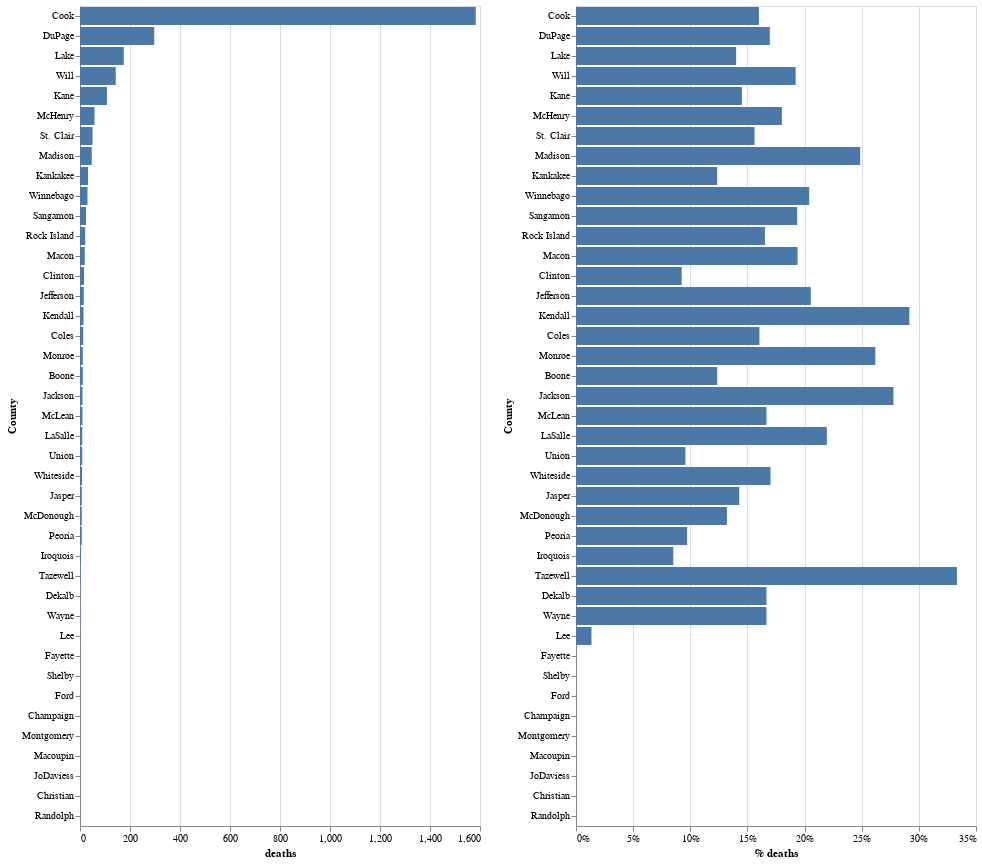

Notebook code cell kept with this figure:
### Code cell
import altair as alt
from vega_datasets import data
df1=df_county.sort_values(by=['deaths'], ascending=False).reset_index()
cols = ['Deaths Non LTC', 'LTC Deaths']
cols = ['LTC Deaths', 'Deaths Non LTC']


chart1 = alt.Chart(df_county.sort_values(by=['deaths'], ascending=False).reset_index()).mark_bar().encode(
    x='deaths:Q',
    y=alt.Y('County:O', sort='-x'),
    tooltip=['County', 'deaths', 'confirmed_cases', '% deaths']
)
chart2=chart1.encode(x=alt.X('% deaths', axis=alt.Axis(format='%')))
#chart2=chart1.encode(x=alt.X('% deaths'))


chart1 | chart2

### Figure 1 — Vega-Lite specification as saved in the notebook (floating-point values rounded to 4 significant figures)
{"config": {"view": {"continuousWidth": 400, "continuousHeight": 300}}, "hconcat": [{"mark": "bar", "encoding": {"tooltip": [{"type": "nominal", "field": "County"}, {"type": "quantitative", "field": "deaths"}, {"type": "quantitative", "field": "confirmed_cases"}, {"type": "quantitative", "field": "% deaths"}], "x": {"type": "quantitative", "field": "deaths"}, "y": {"type": "ordinal", "field": "County", "sort": "-x"}}}, {"mark": "bar", "encoding": {"tooltip": [{"type": "nominal", "field": "County"}, {"type": "quantitative", "field": "deaths"}, {"type": "quantitative", "field": "confirmed_cases"}, {"type": "quantitative", "field": "% deaths"}], "x": {"type": "quantitative", "axis": {"format": "%"}, "field": "% deaths"}, "y": {"type": "ordinal", "field": "County", "sort": "-x"}}}], "data": {"name": "data-8c443b53536607e820da91dd10890aaf"}, "$schema": "https://vega.github.io/schema/vega-lite/v4.8.1.json", "datasets": {"data-8c443b53536607e820da91dd10890aaf": [{"County": "Cook", "confirmed_cases": 9890, "deaths": 1583, "% deaths": 0.1601, "num of facilities": 259}, {"County": "DuPage", "confirmed_cases": 1751, "deaths": 297, "% deaths": 0.1696, "num of facilities": 58}, {"County": "Lake", "confirmed_cases": 1249, "deaths": 175, "% deaths": 0.1401, "num of facilities": 35}, {"County": "Will", "confirmed_cases": 744, "deaths": 143, "% deaths": 0.1922, "num of facilities": 27}, {"County": "Kane", "confirmed_cases": 744, "deaths": 108, "% deaths": 0.1452, "num of facilities": 27}, {"County": "McHenry", "confirmed_cases": 322, "deaths": 58, "% deaths": 0.1801, "num of facilities": 10}, {"County": "St. Clair", "confirmed_cases": 320, "deaths": 50, "% deaths": 0.1562, "num of facilities": 12}, {"County": "Madison", "confirmed_cases": 189, "deaths": 47, "% deaths": 0.2487, "num of facilities": 5}, {"County": "Kankakee", "confirmed_cases": 259, "deaths": 32, "% deaths": 0.1236, "num of facilities": 11}, {"County": "Winnebago", "confirmed_cases": 147, "deaths": 30, "% deaths": 0.2041, "num of facilities": 13}, {"County": "Sangamon", "confirmed_cases": 124, "deaths": 24, "% deaths": 0.1935, "num of facilities": 2}, {"County": "Rock Island", "confirmed_cases": 127, "deaths": 21, "% deaths": 0.1654, "num of facilities": 9}, {"County": "Macon", "confirmed_cases": 98, "deaths": 19, "% deaths": 0.1939, "num of facilities": 3}, {"County": "Clinton", "confirmed_cases": 173, "deaths": 16, "% deaths": 0.09249, "num of facilities": 3}, {"County": "Jefferson", "confirmed_cases": 73, "deaths": 15, "% deaths": 0.2055, "num of facilities": 1}, {"County": "Kendall", "confirmed_cases": 48, "deaths": 14, "% deaths": 0.2917, "num of facilities": 3}, {"County": "Coles", "confirmed_cases": 81, "deaths": 13, "% deaths": 0.1605, "num of facilities": 2}, {"County": "Monroe", "confirmed_cases": 42, "deaths": 11, "% deaths": 0.2619, "num of facilities": 2}, {"County": "Boone", "confirmed_cases": 89, "deaths": 11, "% deaths": 0.1236, "num of facilities": 2}, {"County": "Jackson", "confirmed_cases": 36, "deaths": 10, "% deaths": 0.2778, "num of facilities": 2}, {"County": "McLean", "confirmed_cases": 60, "deaths": 10, "% deaths": 0.1667, "num of facilities": 2}, {"County": "LaSalle", "confirmed_cases": 41, "deaths": 9, "% deaths": 0.2195, "num of facilities": 1}, {"County": "Union", "confirmed_cases": 94, "deaths": 9, "% deaths": 0.09574, "num of facilities": 3}, {"County": "Whiteside", "confirmed_cases": 47, "deaths": 8, "% deaths": 0.1702, "num of facilities": 3}, {"County": "Jasper", "confirmed_cases": 49, "deaths": 7, "% deaths": 0.1429, "num of facilities": 1}, {"County": "McDonough", "confirmed_cases": 53, "deaths": 7, "% deaths": 0.1321, "num of facilities": 3}, {"County": "Peoria", "confirmed_cases": 72, "deaths": 7, "% deaths": 0.09722, "num of facilities": 6}, {"County": "Iroquois", "confirmed_cases": 47, "deaths": 4, "% deaths": 0.08511, "num of facilities": 2}, {"County": "Tazewell", "confirmed_cases": 6, "deaths": 2, "% deaths": 0.3333, "num of facilities": 1}, {"County": "Dekalb", "confirmed_cases": 6, "deaths": 1, "% deaths": 0.1667, "num of facilities": 1}, {"County": "Wayne", "confirmed_cases": 6, "deaths": 1, "% deaths": 0.1667, "num of facilities": 1}, {"County": "Lee", "confirmed_cases": 74, "deaths": 1, "% deaths": 0.01351, "num of facilities": 1}, {"County": "Fayette", "confirmed_cases": 2, "deaths": 0, "% deaths": 0.0, "num of facilities": 1}, {"County": "Shelby", "confirmed_cases": 6, "deaths": 0, "% deaths": 0.0, "num of facilities": 1}, {"County": "Ford", "confirmed_cases": 2, "deaths": 0, "% deaths": 0.0, "num of facilities": 1}, {"County": "Champaign", "confirmed_cases": 13, "deaths": 0, "% deaths": 0.0, "num of facilities": 2}, {"County": "Montgomery", "confirmed_cases": 2, "deaths": 0, "% deaths": 0.0, "num of facilities": 1}, {"County": "Macoupin", "confirmed_cases": 6, "deaths": 0, "% deaths": 0.0, "num of facilities": 2}, {"County": "JoDaviess", "confirmed_cases": 2, "deaths": 0, "% deaths": 0.0, "num of facilities": 1}, {"County": "Christian", "confirmed_cases": 2, "deaths": 0, "% deaths": 0.0, "num of facilities": 1}, {"County": "Randolph", "confirmed_cases": 4, "deaths": 0, "% deaths": 0.0, "num of facilities": 2}]}}
